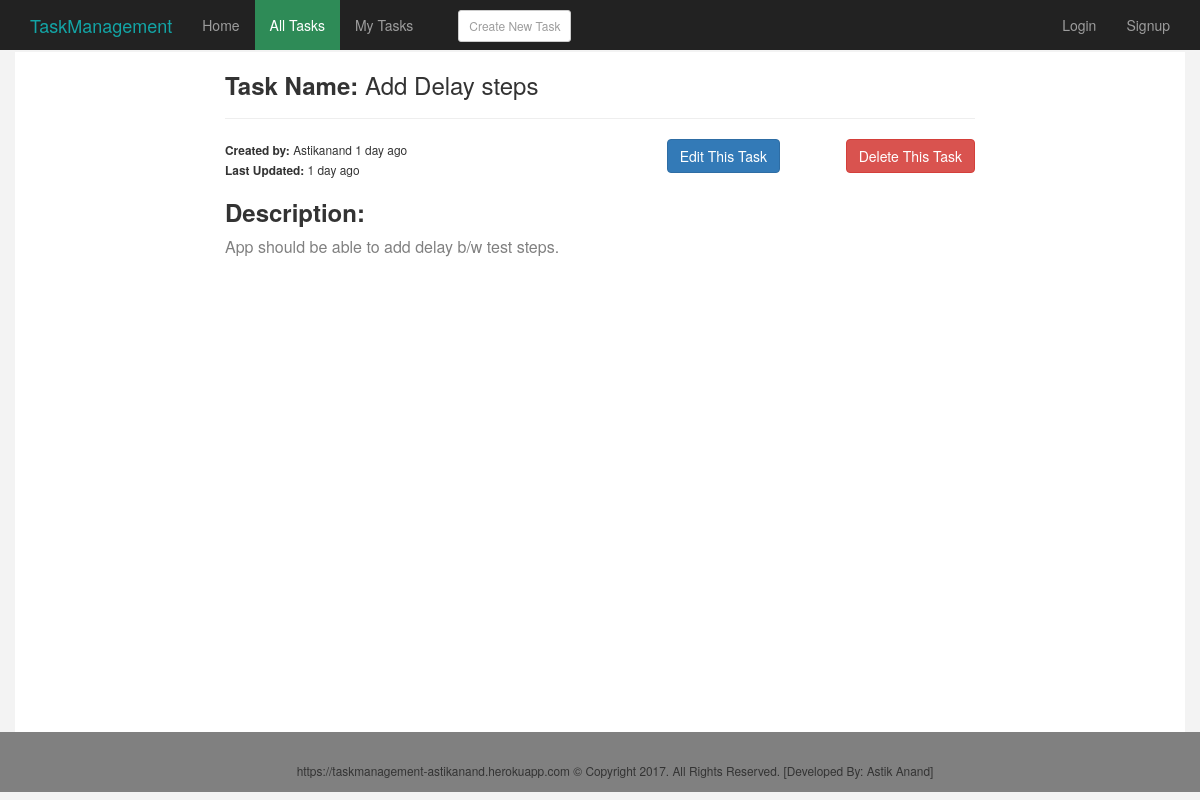
Screenshot of /task/1/detail/ with the database file from the repository.
### task/models.py (models this page shows)
class Task(models.Model):
    name = models.CharField(max_length=100)
    description = models.TextField()
    user = models.ForeignKey(User, on_delete=models.CASCADE, default=1)
    dateCreated = models.DateTimeField('date created', auto_now_add=True)
    dateUpdated = models.DateTimeField('date updated', auto_now=True)

### task/views.py (the view)
# urls.py: url(r'^(?P<taskid>\d+)/detail/$',views.taskDetail, name='taskDetail'),
def taskDetail(request,taskid):
    task = get_object_or_404(Task, id=taskid)
    context={'task':task}
    if (task.user == request.user):
        context['myTaskTabActive'] = True
    else:
        context['allTaskTabActive'] = True
    return render(request, 'task/detail_task.html', context)

### task/templates/task/detail_task.html (shortened to what this page needs)
{% extends 'main/base.html' %}
{% load humanize %}
{% block content %}
    <div class="row">
        <div class="col-md-offset-2 col-md-8">
            {% if task %}
                <h3><b>Task Name: </b>{{task.name}}</h3><hr>
                <div class="row">
                    <div class="col-md-6">
                        <small><b>Created by: </b>{{task.user.username | capfirst}} {{task.dateCreated | naturaltime}}</small><br>
                        <small><b>Last Updated: </b> {{task.dateUpdated|naturaltime}}</h4>
                    </div>
                    <div class="col-md-3">
                        <a href="{% url 'editTask' task.id %}" class="btn btn-primary pull-right">Edit This Task</a>
                    </div>
                    <div class="col-md-3">
                        <a href="{% url 'deleteTask' task.id %}" class="btn btn-danger pull-right">Delete This Task</a>
                    </div>
                </div>
                <h3><b>Description:</b></h3>
                <p>{{task.description | safe}}</p>
            {% else %}
                <h3>Not available</h3>
            {% endif %}
        </div>
    </div>
{% endblock %}

### main/static/main/css/custom.css (style rules this page uses)
body { padding-top: 70px; background: #f3f3f3; }
p { font-size: 16px; color: gray; }

### rows the page displays
Task: name "Add Delay steps", user.username "Astikanand", dateCreated "1 day ago", dateUpdated "1 day ago", description "App should be able to add delay b/w test steps."
